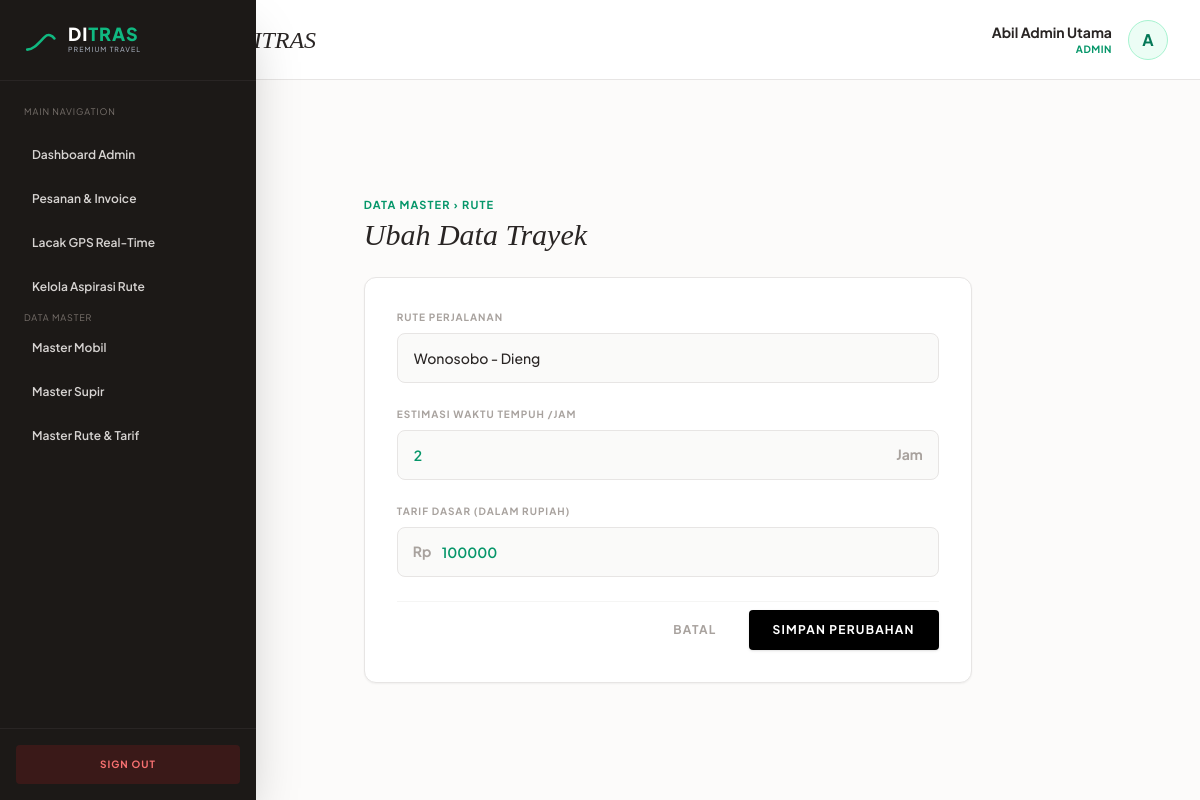
The page /pages/admin/edit-rute.php?id=9 (signed in) on the database its author committed.
### tables this page shows
CREATE TABLE `rute` (
  `id` int(11) NOT NULL,
  `nama_rute` varchar(100) NOT NULL,
  `estimasi_waktu` varchar(50) NOT NULL,
  `harga_dasar` int(11) NOT NULL
);

### pages/admin/edit-rute.php (the view, shortened to what this page needs)
<?php
require_once __DIR__ . '/../../config/database.php';
$id = $_GET['id'] ?? '';
try {
    $stmt = $pdo->prepare("SELECT * FROM rute WHERE id = :id");
    $stmt->execute([':id' => $id]);
    $data = $stmt->fetch(PDO::FETCH_ASSOC);
} catch (PDOException $e) {
    die("Error database: " . $e->getMessage());
}
$estimasi_angka_lama = 0;
if (!empty($data['estimasi_waktu'])) {
    $estimasi_angka_lama = (float) filter_var($data['estimasi_waktu'], FILTER_SANITIZE_NUMBER_FLOAT, FILTER_FLAG_ALLOW_FRACTION);
}
?>
<!DOCTYPE html>
<html lang="id">
<head>
    <script src="https://cdn.tailwindcss.com"></script>
</head>
<body class="bg-[#fcfbfa] text-stone-800 min-h-screen flex">
    <?php include '../../components/sidebar.php'; ?>
    <div class="flex-1 flex flex-col min-w-0">
        <header class="bg-white border-b border-stone-200 h-20 flex items-center justify-between px-8 sticky top-0 z-10">
            <h1 class="serif-title text-2xl italic text-stone-800">Sistem DITRAS</h1>
            <div class="flex items-center gap-4">
                <div class="text-right">
                    <p class="text-sm font-bold text-stone-800">Abil Admin Utama</p>
                    <p class="text-[10px] font-bold tracking-wider text-emerald-600 uppercase">Admin</p>
                </div>
                <div class="w-10 h-10 rounded-full bg-emerald-50 border border-emerald-200 flex items-center justify-center font-bold text-emerald-700">A</div>
            </div>
        </header>
        <main class="p-8 max-w-2xl w-full mx-auto flex-1 flex flex-col justify-center">
            <div class="mb-6">
                <p class="text-[11px] font-bold tracking-widest text-emerald-600 uppercase">Data Master › Rute</p>
                <h2 class="serif-title text-3xl italic text-stone-800 mt-1">Ubah Data Trayek</h2>
            </div>
            <div class="bg-white rounded-xl border border-stone-200 shadow-sm p-8">
                <form action="" method="POST" class="space-y-6">
                    <div>
                        <label for="nama_rute" class="block text-[10px] font-bold tracking-widest text-stone-400 uppercase mb-2">Rute Perjalanan</label>
                        <input type="text" id="nama_rute" name="nama_rute" required
                               value="<?= htmlspecialchars($data['nama_rute']); ?>"
                               class="w-full bg-stone-50 border border-stone-200 rounded-lg px-4 py-3.5 text-sm text-stone-800 font-medium placeholder-stone-400 focus:outline-none focus:border-emerald-600 focus:bg-white transition">
                    </div>
                    <div>
                        <label for="estimasi_waktu" class="block text-[10px] font-bold tracking-widest text-stone-400 uppercase mb-2">Estimasi Waktu Tempuh /Jam</label>
                        <div class="relative">
                            <input type="number" id="estimasi_waktu" name="estimasi_waktu" required min="0" step="0.1"
                                   value="<?= $estimasi_angka_lama; ?>"
                                   class="w-full bg-stone-50 border border-stone-200 rounded-lg pl-4 pr-14 py-3.5 text-sm font-semibold text-emerald-600 placeholder-stone-400 focus:outline-none focus:border-emerald-600 focus:bg-white transition">
                            <span class="absolute right-4 top-3.5 text-sm font-bold text-stone-400">Jam</span>
                        </div>
                    </div>
                    <div>
                        <label for="harga_dasar" class="block text-[10px] font-bold tracking-widest text-stone-400 uppercase mb-2">Tarif Dasar (Dalam Rupiah)</label>
                        <div class="relative">
                            <span class="absolute left-4 top-3.5 text-sm font-bold text-stone-400">Rp</span>
                            <input type="number" id="harga_dasar" name="harga_dasar" required min="0"
                                   value="<?= htmlspecialchars($data['harga_dasar']); ?>"
                                   class="w-full bg-stone-50 border border-stone-200 rounded-lg pl-11 pr-4 py-3.5 text-sm font-semibold text-emerald-600 placeholder-stone-400 focus:outline-none focus:border-emerald-600 focus:bg-white transition">
                        </div>
                    </div>
                    <div class="pt-2 flex items-center justify-end gap-3 border-t border-stone-100">
                        <a href="master-rute.php" class="px-5 py-3 rounded text-xs font-bold tracking-widest uppercase text-stone-400 hover:text-stone-700 transition">Batal</a>
                        <button type="submit" name="update" class="bg-black hover:bg-stone-900 text-white text-xs font-bold tracking-widest uppercase px-6 py-3 rounded shadow transition">Simpan Perubahan</button>
                    </div>
                </form>
            </div>
        </main>
    </div>
</body>
</html>

### pages/admin/edit-rute.php (style rules this page uses)
body { font-family: 'Plus Jakarta Sans', sans-serif; }
.serif-title { font-family: 'Playfair Display', serif; }

### rows shown on the page
rute: nama_rute "Wonosobo - Dieng", estimasi_waktu "2", harga_dasar "100000"
